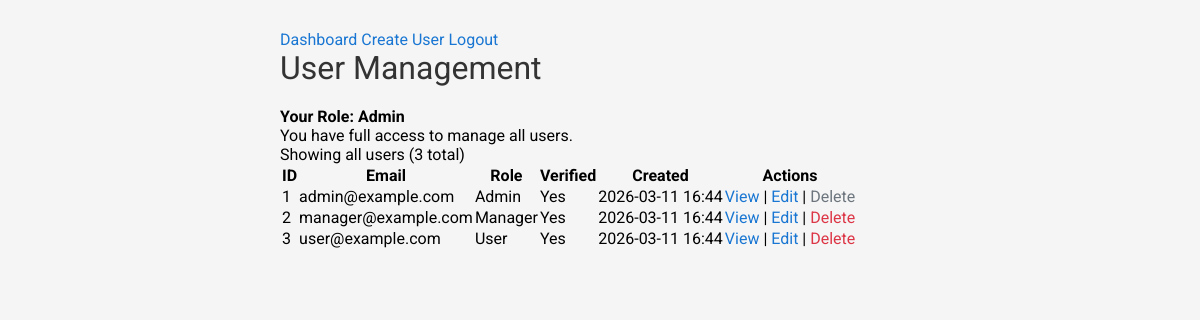
The app's page /users/dashboard.php (signed in), older data.
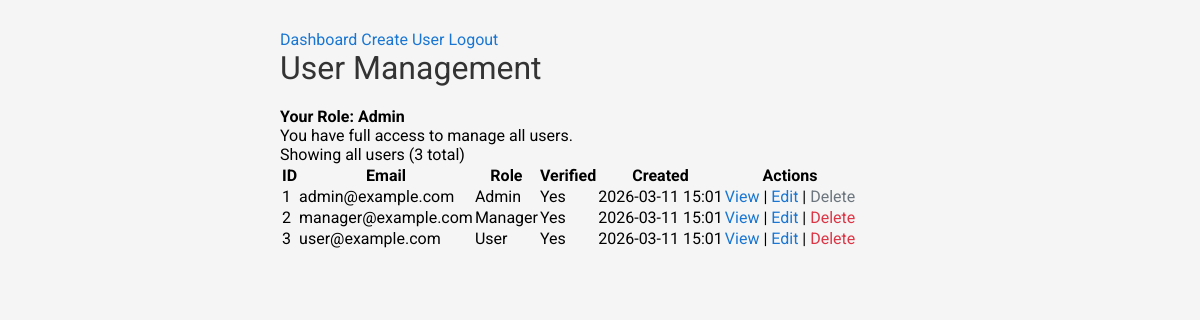
The same page, newer data.
### tables this page shows
CREATE TABLE `users` (
  `id` int(11) NOT NULL,
  `email` varchar(255) NOT NULL,
  `password` varchar(255) NOT NULL,
  `role` enum('admin','manager','user') DEFAULT 'user',
  `is_verified` tinyint(1) DEFAULT 0,
  `verification_token` varchar(64) DEFAULT NULL,
  `email_verification_expires` datetime DEFAULT NULL,
  `created_at` timestamp NOT NULL DEFAULT current_timestamp(),
  `updated_at` timestamp NOT NULL DEFAULT current_timestamp() ON UPDATE current_timestamp()
);

### users/dashboard.php (the view, shortened to what this page needs)
<?php
require_once '../config/config.php';
require_once '../config/functions.php';
$currentRole = $_SESSION['role'];
$currentUserId = $_SESSION['user_id'];
if ($currentRole === 'admin') {
    $stmt = $pdo->prepare("SELECT id, email, role, is_verified, created_at FROM users ORDER BY
        CASE role
            WHEN 'admin' THEN 1
            WHEN 'manager' THEN 2
            WHEN 'user' THEN 3
        END, created_at DESC");
    $stmt->execute();
} elseif ($currentRole === 'manager') {
    $stmt = $pdo->prepare("SELECT id, email, role, is_verified, created_at FROM users
        WHERE role = 'user' ORDER BY created_at DESC");
    $stmt->execute();
} else {
    $stmt = $pdo->prepare("SELECT id, email, role, is_verified, created_at FROM users
        WHERE id = ? ORDER BY created_at DESC");
    $stmt->execute([$currentUserId]);
}
$users = $stmt->fetchAll(PDO::FETCH_ASSOC);
function canEdit($targetRole, $targetUserId) {
    global $currentRole, $currentUserId;
    if ($targetUserId == $currentUserId) {
        return true;
    }
    if ($currentRole === 'admin') {
        return true;
    } elseif ($currentRole === 'manager') {
        return $targetRole === 'user';
    }
    return false;
}
function canDelete($targetRole, $targetUserId) {
    global $currentRole, $currentUserId;
    if ($targetUserId == $currentUserId) {
        return false;
    }
    if ($currentRole === 'admin') {
        return true;
    } elseif ($currentRole === 'manager') {
        return $targetRole === 'user';
    }
    return false;
}
renderHeader('User Management');
?>
<div class="nav">
    <a href="<?php echo BASE_URL; ?>/<?php echo $_SESSION['role']; ?>/dashboard.php">Dashboard</a>
    <?php if ($currentRole === 'admin' || $currentRole === 'manager'): ?>
        <a href="<?php echo BASE_URL; ?>/users/user-create.php">Create User</a>
    <?php endif; ?>
    <a href="<?php echo BASE_URL; ?>/auth/signout.php">Logout</a>
</div>
<h1>User Management</h1>
<div class="info-box">
    <strong>Your Role: <span class="badge badge-<?php echo $currentRole; ?>"><?php echo ucfirst($currentRole); ?></span></strong><br>
    <?php if ($currentRole === 'admin'): ?>
        You have full access to manage all users.
    <?php elseif ($currentRole === 'manager'): ?>
        You can manage regular users only. Admin and Manager accounts are hidden from your view.
    <?php else: ?>
        You can only view your own profile.
    <?php endif; ?>
</div>
<p>
    <?php if ($currentRole === 'admin'): ?>
        Showing all users (<?php echo count($users); ?> total)
    <?php elseif ($currentRole === 'manager'): ?>
        Showing users you can manage (<?php echo count($users); ?> regular users)
    <?php else: ?>
        Showing your profile
    <?php endif; ?>
</p>
<table>
    <thead>
        <tr>
            <th>ID</th>
            <th>Email</th>
            <th>Role</th>
            <th>Verified</th>
            <th>Created</th>
            <th>Actions</th>
        </tr>
    </thead>
    <tbody>
        <?php foreach ($users as $user): ?>
        <tr>
            <td><?php echo $user['id']; ?></td>
            <td><?php echo htmlspecialchars($user['email']); ?></td>
            <td>
                <span class="badge badge-<?php echo $user['role']; ?>">
                    <?php echo ucfirst($user['role']); ?>
                </span>
            </td>
            <td>
                <span class="badge badge-<?php echo $user['is_verified'] ? 'verified' : 'unverified'; ?>">
                    <?php echo $user['is_verified'] ? 'Yes' : 'No'; ?>
                </span>
            </td>
            <td><?php echo date('Y-m-d H:i', strtotime($user['created_at'])); ?></td>
            <td>
                <a href="user-view.php?user_id=<?php echo $user['id']; ?>">View</a>
                <?php if (canEdit($user['role'], $user['id'])): ?>
                    | <a href="user-update.php?user_id=<?php echo $user['id']; ?>">Edit</a>
                <?php endif; ?>
                <?php if (canDelete($user['role'], $user['id'])): ?>
                    | <a href="user-delete.php?user_id=<?php echo $user['id']; ?>"
                         onclick="return confirm('Are you sure you want to delete this user?')"
                         style="color: #dc3545;">Delete</a>
                <?php elseif ($user['id'] == $currentUserId): ?>
                    | <span style="color: #6c757d;" title="You cannot delete your own account">Delete</span>
                <?php endif; ?>
            </td>
        </tr>
        <?php endforeach; ?>
    </tbody>
</table>
<?php renderFooter(); ?>

### config/functions.php (shortened to what this page needs)
<?php
function renderHeader($title) {
    $currentRole = $_SESSION['role'] ?? 'guest';
    $isLoggedIn = isset($_SESSION['user_id']);
    ?>
    <!DOCTYPE html>
    <html lang="en">
    <head>
        <link rel="stylesheet" href="http://localhost/php-pdo/assets/css/style.css">
    </head>
    <body>
        <?php if ($isLoggedIn): ?>
            <div class="main-content">
                <div class="container">
        <?php else: ?>
            <div class="container" style="margin: 0 auto; max-width: 500px; padding-top: 100px;">
        <?php endif; ?>
    <?php
}
function renderFooter() {
    $isLoggedIn = isset($_SESSION['user_id']);
    ?>
        <?php if ($isLoggedIn): ?>
                </div>
            </div>
        <?php else: ?>
            </div>
        <?php endif; ?>
    </body>
    </html>
    <?php
}
?>

### assets/css/style.css (style rules this page uses)
* { margin: 0; padding: 0; box-sizing: border-box; }
body { font-family: 'Roboto', Arial, sans-serif; background: #f5f5f5; display: flex; min-height: 100vh; }
.main-content { margin-left: 250px; flex: 1; display: flex; flex-direction: column; }
.container { flex: 1; padding: 30px; max-width: 1400px; width: 100%; }
h1 { color: #333; margin-bottom: 20px; font-weight: 400; }
a { color: #1976d2; text-decoration: none; }

Row changes from the older to the newer data that the page shows:
changed users "admin@example.com": created_at "2026-03-11 16:44" → "2026-03-11 15:01"
changed users "manager@example.com": created_at "2026-03-11 16:44" → "2026-03-11 15:01"
changed users "user@example.com": created_at "2026-03-11 16:44" → "2026-03-11 15:01"
